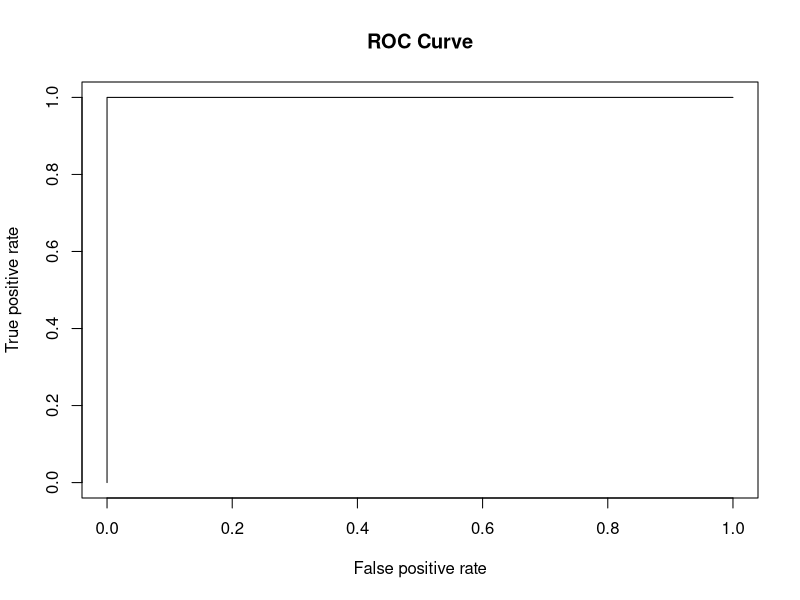

Write R code to recreate this figure.
# this file introduces how to do machine learning using random forest in R 
#
# The script is written by 2018 rotation student, Zhuoer Dong <dongzhuoer@mail.nankai.edu.cn>
#
# The script is last edited on 2018/11/07


# Here we use **Random Forest** classifier as an example.


# 1) preparation ---------------

# we need the following packages
#   1. magrittr enable one style of writing R code. For why I use that style,  
#        please refer to https://r4ds.had.co.nz/pipes.html#piping-alternatives
#   2. dplyr: manipulate data frame
#   3. randomForest: build random forest model
#   4. ROCR: ROC analysis
#   5. GGally: plot correlation between features


# specify needed packages
cran_pkg <- c('magrittr', 'dplyr', 'randomForest', 'ROCR', 'GGally')
# install packages which doesn’t exist in your system 
#   (`.packages(T)` will list all existing packages in the system.)
lapply(cran_pkg, function(x) {if (!(x %in% .packages(T))) install.packages(x)})

# To avoid conflict of function name, in the following code, 
#   I prefer `pkg::fun()` instead of `library(pkg)`.
library(magrittr)


# Before we start, let set the random seed to make our results reproducible:

set.seed(0) 

# 2) Generate/Read a data set -------------

# We use one of R’s built-in data set, `iris`, Edgar Anderson’s Iris Data set.

# The original data set contains observations for four features 
#   (sepal length and width, and petal length and width — all in cm) of 
#   150 flowers of three species (each 50).

# To make things simple, here we only choose two species, 
#   `versicolor` and `virginica`.

# The frist line turn iris into a tibble, a modern reimagining of the data.frame.
# The second line select rows whose species is not setosa, 
#   so only versicolor and virginica are left.
# The third line drops factor level of Species variable, 
#   randomForest::randomForest() would complain if you don’t do this. 
#   (This is a little technical, the orignial Species contains three levels, 
#   setosa, versicolor and virginica. Although we remove all setosa values, 
#   the setosa level still exists, and now this level contains no values, 
#   that would cause randomForest::randomForest() to fail. 
#   After we call factor(), Species only contains two levels, 
#   both do have values.)
df <- iris %>% tibble::as_tibble() %>% 
    dplyr::filter(Species != 'setosa') %>%
    dplyr::mutate(Species = factor(Species))


# Let’s have a look at our data (only part of it is shown):
df %>% {dplyr::bind_rows(head(., 3), tail(., 3))}


# 3) Divide the data into training and test sets --------------

# Before we build the model, 
#   we need to divide the data set into training set and testing set. 
#   So we can train our model using data in training set, 
#   and evalute the model using data in testing set.

# Here we randomly assigns 80 percent samples to the training set, 
#   and the left 20 percent to the testing set.


# The following code seems a little complicated, 
#   and it require you to be familiar with the R language. 

# Anyway, I will try to use a simple example to explain the core idea:
#   - Image your data contains only 5 rows, then 80 percent is 5 * 0.8 = 4 
#       (here `nrow_training` is `4`). 
#   - Image you decide to choose the 1st, 2nd, 3rd and 5th rows for training 
#       (here `indexes` is `c(1, 2, 3, 5)`)
#   - Now `training` contains the 1st, 2nd, 3rd and 5th rows of `df` 
#       (`[indexes, ]` means to choose these rows)
#   - And `testing` contains the 4th row of `df` 
#       (`[-indexes, ]` means not to choose these rows, 
#       so only the 4th row is left)

nrow_training <- floor(nrow(df) * 0.8)  # Calculate the size of training sets
indexes <- sample(1:nrow(df), nrow_training)  # these rows will be select for training

training <- df[indexes, ] 
testing <- df[-indexes, ]

# 4) Build the model on training set -----------------

# Then we can build a random forest model.

# The code is fairly easy and straightforward:
#   - `Species` is the reponse variable
#   - `.` tells that all other variables are features
#   - `training` is the data to train the model
rf_classifier = randomForest::randomForest(Species ~ ., training)


# Let’s have a look at our model
rf_classifier


# 5) Evaluate the model on test set --------------------

# After we build the model, we can make prediction on the testing set:

# `predict()` needs two arguments, the model and a `data.frame` of features. 
#   (`-ncol(testing)` means to drop the last column, 
#   so `testing[, -ncol(testing)` only contains features)
predicted_value <- predict(rf_classifier, testing[, -ncol(testing)])

# we use `testing[[ncol(testing)]]` to get the last column, i.e, 
#   the real value of `Species` in the testing set
real_value <- testing[[ncol(testing)]]

# As you can see, `predicted_value` and `real_value` both contains 20 values, 
#   correspond to 20 rows of testing data. 
# Each value tells a row belongs which species, 
#   the former is the model’ precdiction, the latter is the real case.
predicted_value
real_value

# We can reformat the result to make it more clear:
tibble::tibble(predicted_value, real_value) %>% 
    tibble::add_column(correct = predicted_value == real_value) 

# You can summarise the result into a confusion matrix, 
#   and calculate sensitivity, specificity, accuracy, etc.


# 6) ROC ------------------------------

# Finally, let’s draw a ROC curve.


# for each row, 
#   we use the model to predict the probability of it belongs to each species
probability <- predict(rf_classifier, testing[, -ncol(testing)], type = 'prob')

# we flag the first level (`versicolor` here, notice the `[1]`) as `1`, 
#   the second level (`virginica` here) as `0`.
#   (`as.integer()` will convert `T` to `1`, `F` to `0`.)
label <- as.integer(testing[[5]] == colnames(probability)[1])


# we calculate the ROC statistics. 
#   `[ , 1]` chooses the first column, corresponds to the `[1]` above.
prediction <- ROCR::prediction(probability[ , 1], label)

 

# Plot the ROC using false positive rate (`'fpr'`) as x axis, 
#   true positive rate (`'tpr'`) as y axis.
prediction %>% 
    ROCR::performance('tpr', 'fpr') %>% 
    ROCR::plot(main = 'ROC Curve')


# Finally, we can cauculate the AUC


ROCR::performance(prediction, 'auc')@y.values[[1]]
